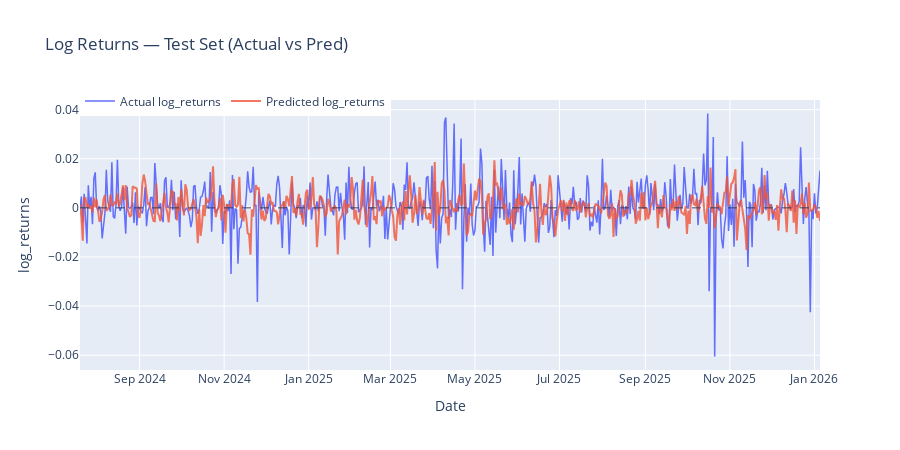

Notebook source saved alongside this figure:
### Code cell
import plotly.graph_objects as go
import numpy as np

# ===== predict =====
# Giả định predict trả về numpy array
y_pred_norm, y_true_norm = predict(test_loader)

# ===== THAY ĐỔI: Inverse transform bằng Class =====
# Thay vì: y_pred = y_pred_norm * y_std + y_mu
# Ta dùng:
y_pred = scaler_y.decode(y_pred_norm)
y_true = scaler_y.decode(y_true_norm)

# Nếu predict trả về list hoặc tensor, đảm bảo convert sang numpy trước khi decode
# y_pred = scaler_y.decode(np.array(y_pred_norm)) 


# ===== map dates (Giữ nguyên) =====
all_target_idx = np.arange(lookback, len(df))
test_target_idx = all_target_idx[split:]
dates_test = df["date"].iloc[test_target_idx].reset_index(drop=True)


# =========================
# =========================
fig = go.Figure()

# actual
fig.add_trace(go.Scatter(
    x=dates_test,
    y=y_true.flatten(), # flatten() để đảm bảo mảng là 1D cho plotly vẽ đẹp
    mode="lines",
    name="Actual log_returns",
    line=dict(width=1.5)
))

# predicted
fig.add_trace(go.Scatter(
    x=dates_test,
    y=y_pred.flatten(), # flatten() tương tự
    mode="lines",
    name="Predicted log_returns",
    opacity=0.8
))

# zero line
fig.add_hline(y=0, line_width=1, line_dash="dash")


# ===== layout tuning =====
fig.update_layout(
    title="Log Returns — Test Set (Actual vs Pred)",
    xaxis_title="Date",
    yaxis_title="log_returns",
    hovermode="x unified",
    height=450,
    legend=dict(orientation="h", y=1.05)
)

fig.show()

### Figure 1 — Plotly figure (JSON) as saved in the notebook; plotly's stock layout.template omitted (floating-point values rounded to 4 significant figures; data arrays with more than 128 entries replaced by an {"elided": "..."} marker saying what was removed)
{"data": [{"line": {"width": 1.5}, "mode": "lines", "name": "Actual log_returns", "type": "scatter", "x": {"elided": "535 str values"}, "y": {"elided": "535 float values"}}, {"mode": "lines", "name": "Predicted log_returns", "opacity": 0.8, "type": "scatter", "x": {"elided": "535 str values"}, "y": {"elided": "535 float values"}}], "layout": {"height": 450, "hovermode": "x unified", "legend": {"orientation": "h", "y": 1.05}, "shapes": [{"line": {"dash": "dash", "width": 1}, "type": "line", "x0": 0, "x1": 1, "xref": "x domain", "y0": 0, "y1": 0, "yref": "y"}], "title": {"text": "Log Returns — Test Set (Actual vs Pred)"}, "xaxis": {"title": {"text": "Date"}}, "yaxis": {"title": {"text": "log_returns"}}}}
